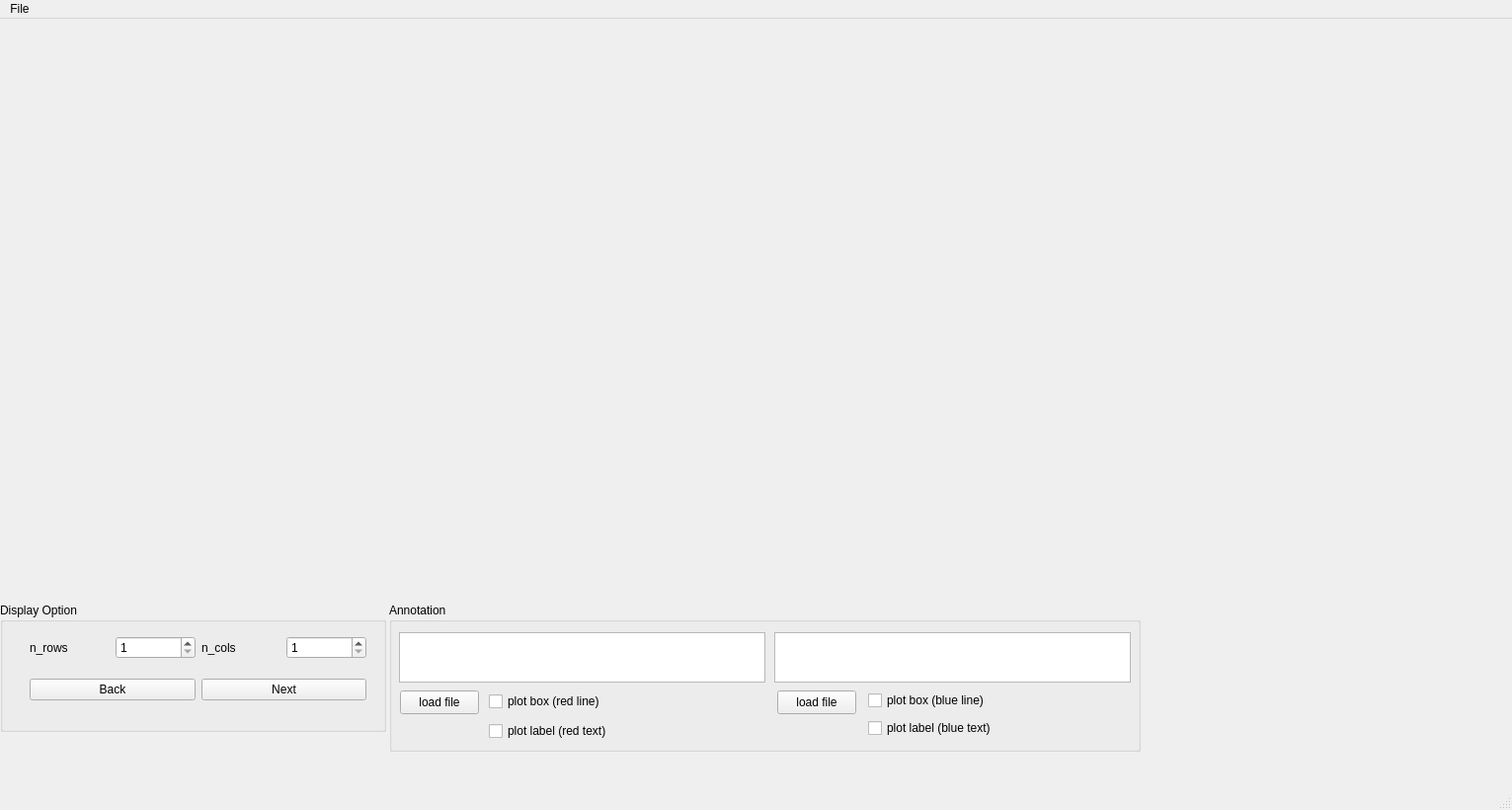
<?xml version="1.0" encoding="UTF-8"?>
<ui version="4.0">
 <class>MainWindow</class>
 <widget class="QMainWindow" name="MainWindow">
  <property name="geometry">
   <rect>
    <x>0</x>
    <y>0</y>
    <width>1531</width>
    <height>820</height>
   </rect>
  </property>
  <property name="windowTitle">
   <string>MainWindow</string>
  </property>
  <widget class="QWidget" name="centralwidget">
   <widget class="QWidget" name="gridLayoutWidget">
    <property name="geometry">
     <rect>
      <x>0</x>
      <y>0</y>
      <width>1501</width>
      <height>581</height>
     </rect>
    </property>
    <layout class="QGridLayout" name="display_layout"/>
   </widget>
   <widget class="QGroupBox" name="groupBox">
    <property name="geometry">
     <rect>
      <x>394</x>
      <y>591</y>
      <width>761</width>
      <height>151</height>
     </rect>
    </property>
    <property name="title">
     <string>Annotation</string>
    </property>
    <widget class="QTextEdit" name="te_predict_ann">
     <property name="geometry">
      <rect>
       <x>390</x>
       <y>30</y>
       <width>361</width>
       <height>51</height>
      </rect>
     </property>
     <property name="readOnly">
      <bool>true</bool>
     </property>
    </widget>
    <widget class="QToolButton" name="tb_predict_ann">
     <property name="geometry">
      <rect>
       <x>393</x>
       <y>89</y>
       <width>80</width>
       <height>24</height>
      </rect>
     </property>
     <property name="text">
      <string>load file</string>
     </property>
    </widget>
    <widget class="QCheckBox" name="cb_plot_predict_box">
     <property name="geometry">
      <rect>
       <x>485</x>
       <y>88</y>
       <width>182</width>
       <height>22</height>
      </rect>
     </property>
     <property name="text">
      <string>plot box (blue line)</string>
     </property>
    </widget>
    <widget class="QCheckBox" name="cb_plot_truth_label">
     <property name="geometry">
      <rect>
       <x>485</x>
       <y>116</y>
       <width>191</width>
       <height>22</height>
      </rect>
     </property>
     <property name="text">
      <string>plot label (blue text)</string>
     </property>
    </widget>
    <widget class="QCheckBox" name="cb_plot_truth_box">
     <property name="geometry">
      <rect>
       <x>101</x>
       <y>89</y>
       <width>175</width>
       <height>22</height>
      </rect>
     </property>
     <property name="text">
      <string>plot box (red line)</string>
     </property>
    </widget>
    <widget class="QCheckBox" name="cb_plot_predict_label">
     <property name="geometry">
      <rect>
       <x>101</x>
       <y>119</y>
       <width>255</width>
       <height>22</height>
      </rect>
     </property>
     <property name="text">
      <string>plot label (red text)</string>
     </property>
    </widget>
    <widget class="QTextEdit" name="te_truth_ann">
     <property name="geometry">
      <rect>
       <x>10</x>
       <y>30</y>
       <width>371</width>
       <height>51</height>
      </rect>
     </property>
     <property name="readOnly">
      <bool>true</bool>
     </property>
    </widget>
    <widget class="QToolButton" name="tb_truth_ann">
     <property name="geometry">
      <rect>
       <x>11</x>
       <y>89</y>
       <width>80</width>
       <height>24</height>
      </rect>
     </property>
     <property name="text">
      <string>load file</string>
     </property>
    </widget>
   </widget>
   <widget class="QGroupBox" name="groupBox_2">
    <property name="geometry">
     <rect>
      <x>0</x>
      <y>591</y>
      <width>391</width>
      <height>131</height>
     </rect>
    </property>
    <property name="title">
     <string>Display Option</string>
    </property>
    <widget class="QWidget" name="gridLayoutWidget_2">
     <property name="geometry">
      <rect>
       <x>30</x>
       <y>20</y>
       <width>341</width>
       <height>95</height>
      </rect>
     </property>
     <layout class="QGridLayout" name="input_layout">
      <item row="1" column="1">
       <widget class="QSpinBox" name="sp_n_rows">
        <property name="minimum">
         <number>1</number>
        </property>
        <property name="maximum">
         <number>20</number>
        </property>
       </widget>
      </item>
      <item row="1" column="0">
       <widget class="QLabel" name="label">
        <property name="text">
         <string>n_rows</string>
        </property>
       </widget>
      </item>
      <item row="1" column="3">
       <widget class="QSpinBox" name="sp_n_cols">
        <property name="minimum">
         <number>1</number>
        </property>
        <property name="maximum">
         <number>20</number>
        </property>
       </widget>
      </item>
      <item row="2" column="0" colspan="2">
       <widget class="QPushButton" name="btn_back">
        <property name="text">
         <string>Back</string>
        </property>
       </widget>
      </item>
      <item row="1" column="2">
       <widget class="QLabel" name="label_2">
        <property name="text">
         <string>n_cols</string>
        </property>
       </widget>
      </item>
      <item row="2" column="2" colspan="2">
       <widget class="QPushButton" name="btn_next">
        <property name="text">
         <string>Next</string>
        </property>
       </widget>
      </item>
     </layout>
    </widget>
   </widget>
  </widget>
  <widget class="QMenuBar" name="menubar">
   <property name="geometry">
    <rect>
     <x>0</x>
     <y>0</y>
     <width>1531</width>
     <height>31</height>
    </rect>
   </property>
   <widget class="QMenu" name="menuFile">
    <property name="title">
     <string>File</string>
    </property>
    <addaction name="actionLoad_images"/>
   </widget>
   <addaction name="menuFile"/>
  </widget>
  <widget class="QStatusBar" name="statusbar"/>
  <action name="actionLoad_images">
   <property name="text">
    <string>Load images</string>
   </property>
  </action>
 </widget>
 <resources/>
 <connections/>
</ui>
